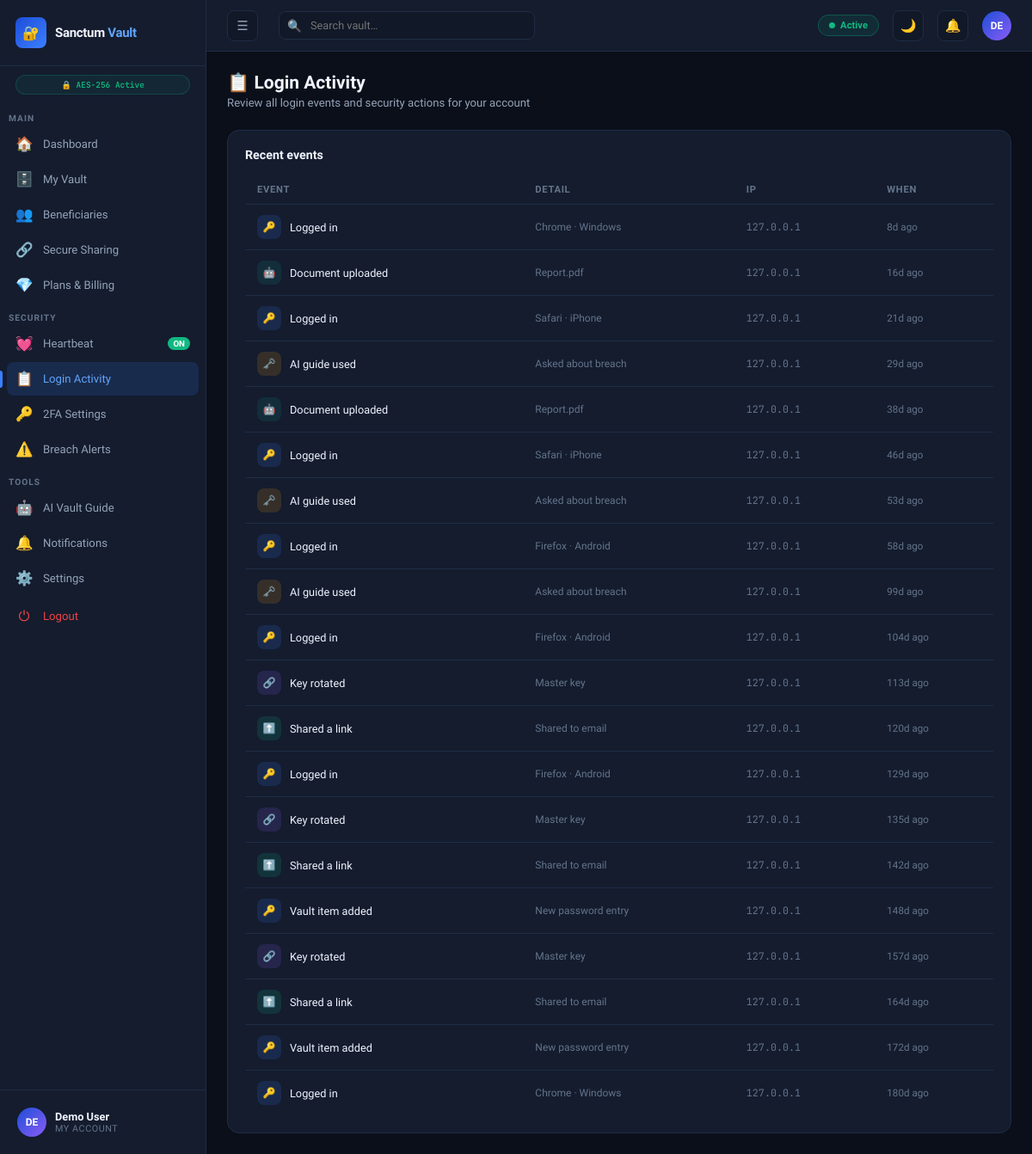
Page /activity (signed in) on the committed database.
### sanctum-vault/database.py (models this page shows)
class ActivityLog(db.Model):
    __tablename__ = 'activity_logs'
    id         = db.Column(db.Integer, primary_key=True)
    user_id    = db.Column(db.Integer, db.ForeignKey('users.id'), nullable=False)
    action     = db.Column(db.String(200), nullable=False)
    detail     = db.Column(db.String(300), default='')
    icon_type  = db.Column(db.String(30),  default='login')
    ip         = db.Column(db.String(50),  default='')
    device     = db.Column(db.String(150), default='')
    created_at = db.Column(db.DateTime,    default=datetime.utcnow)
    ICON_MAP = {'login':'🔑','upload':'⬆️','share':'🔗','alert':'⚠️','key':'🗝️','ai':'🤖','payment':'💳'}
    @property
    def icon(self):
        return self.ICON_MAP.get(self.icon_type, '📋')
    @property
    def time_ago(self):
        diff = datetime.utcnow() - self.created_at
        if diff.total_seconds() < 60:   return 'Just now'
        if diff.total_seconds() < 3600: return f'{int(diff.total_seconds()/60)}m ago'
        if diff.days == 0:              return f'{int(diff.total_seconds()/3600)}h ago'
        return f'{diff.days}d ago'

### sanctum-vault/app.py (the view)
@app.route('/activity')
@login_required
def activity():
    logs = ActivityLog.query.filter_by(user_id=session['user_id']).order_by(ActivityLog.created_at.desc()).limit(50).all()
    return render_template('activity.html', logs=logs)

### sanctum-vault/app.py (called while the page is built)
def login_required(f):
    from functools import wraps
    @wraps(f)
    def decorated(*args, **kwargs):
        if 'user_id' not in session:
            return redirect(url_for('login'))
        return f(*args, **kwargs)
    return decorated

### sanctum-vault/templates/activity.html (shortened to what this page needs)
{% extends "app_shell.html" %}
{% set active_page = 'activity' %}
{% block content %}
<div class="page-header">
  <h1>📋 Login Activity</h1>
  <p>Review all login events and security actions for your account</p>
</div>
<div class="card">
  <div class="card-header"><div class="card-title">Recent events</div></div>
  {% if logs %}
  <div class="table-wrap">
    <table>
      <thead><tr><th>Event</th><th>Detail</th><th>IP</th><th>When</th></tr></thead>
      <tbody>
        {% for log in logs %}
        <tr>
          <td>
            <div style="display:flex;align-items:center;gap:10px">
              <div class="act-icon {{ log.icon_type }}" style="width:28px;height:28px;font-size:.8rem">{{ log.icon }}</div>
              <span style="font-size:.85rem;font-weight:500">{{ log.action }}</span>
            </div>
          </td>
          <td style="font-size:.8rem;color:var(--text3)">{{ log.detail or '—' }}</td>
          <td style="font-family:var(--mono);font-size:.78rem;color:var(--text3)">{{ log.ip or '—' }}</td>
          <td style="font-size:.78rem;color:var(--text3)">{{ log.time_ago }}</td>
        </tr>
        {% endfor %}
      </tbody>
    </table>
  </div>
  {% else %}
  <div style="color:var(--text3);font-size:.85rem;padding:20px 0;text-align:center">No activity recorded yet.</div>
  {% endif %}
</div>
{% endblock %}

### sanctum-vault/static/css/main.css (style rules this page uses)
*,*::before,*::after { box-sizing:border-box;margin:0;padding:0 }
:root { --bg:#0b0f1a;--bg2:#111827;--bg3:#1a2235;--card:#141c2e;--card2:#1e2a40; --border:#1f2d45;--border2:#2a3d58;--accent:#3b7fff;--accent2:#60a5fa; --accent3:#1d4ed8;--teal:#0d9488;--teal2:#14b8a6;--green:#10b981; --red:#ef4444;--amber:#f59e0b;--purple:#8b5cf6;--text:#f0f4ff; --text2:#94a3b8;--text3:#64748b;--font:'Sora',sans-serif; --mono:'JetBrains Mono',monospace;--r:10px;--r2:14px; --sh:0 4px 24px rgba(0,0,0,.4); }
html { font-size:15px;scroll-behavior:smooth }
body { font-family:var(--font);background:var(--bg);color:var(--text);min-height:100vh;overflow-x:hidden }
.page-header { margin-bottom:24px }
.page-header h1 { font-size:1.4rem;font-weight:700;margin-bottom:4px }
.page-header p { color:var(--text2);font-size:.88rem }
.card { background:var(--card);border:1px solid var(--border);border-radius:var(--r2);padding:20px }
.card-header { display:flex;align-items:center;justify-content:space-between;margin-bottom:16px }
.card-title { font-size:.95rem;font-weight:600;display:flex;align-items:center;gap:8px }
.table-wrap { overflow-x:auto }
table { width:100%;border-collapse:collapse }
thead th { text-align:left;padding:10px 14px;font-size:.75rem;font-weight:600;color:var(--text3);text-transform:uppercase;letter-spacing:.06em;border-bottom:1px solid var(--border) }
tbody td { padding:12px 14px;font-size:.85rem;border-bottom:1px solid var(--border);vertical-align:middle }
tbody tr:last-child td { border-bottom:none }
.act-icon { width:32px;height:32px;border-radius:8px;display:flex;align-items:center;justify-content:center;font-size:.9rem;flex-shrink:0 }
.act-icon.login { background:rgba(59,127,255,.15);color:var(--accent2) }
.act-icon.upload { background:rgba(16,185,129,.15);color:var(--green) }
.act-icon.share { background:rgba(139,92,246,.15);color:#a78bfa }
.act-icon.key { background:rgba(245,158,11,.15);color:var(--amber) }
.act-icon.ai { background:rgba(13,148,136,.15);color:var(--teal2) }

### rows in the picture
ActivityLog: icon "🔑", action "Logged in", detail "Chrome · Windows", ip "127.0.0.1", time_ago "8d ago"
ActivityLog: icon "🤖", action "Document uploaded", detail "Report.pdf", ip "127.0.0.1", time_ago "16d ago"
ActivityLog: icon "🔑", action "Logged in", detail "Safari · iPhone", ip "127.0.0.1", time_ago "21d ago"
ActivityLog: icon "🗝️", action "AI guide used", detail "Asked about breach", ip "127.0.0.1", time_ago "29d ago"
ActivityLog: icon "🤖", action "Document uploaded", detail "Report.pdf", ip "127.0.0.1", time_ago "38d ago"
ActivityLog: icon "🔑", action "Logged in", detail "Safari · iPhone", ip "127.0.0.1", time_ago "46d ago"
ActivityLog: icon "🗝️", action "AI guide used", detail "Asked about breach", ip "127.0.0.1", time_ago "53d ago"
ActivityLog: icon "🔑", action "Logged in", detail "Firefox · Android", ip "127.0.0.1", time_ago "58d ago"
ActivityLog: icon "🗝️", action "AI guide used", detail "Asked about breach", ip "127.0.0.1", time_ago "99d ago"
ActivityLog: icon "🔑", action "Logged in", detail "Firefox · Android", ip "127.0.0.1", time_ago "104d ago"
ActivityLog: icon "🔗", action "Key rotated", detail "Master key", ip "127.0.0.1", time_ago "113d ago"
ActivityLog: icon "⬆️", action "Shared a link", detail "Shared to email", ip "127.0.0.1", time_ago "120d ago"
ActivityLog: icon "🔑", action "Logged in", detail "Firefox · Android", ip "127.0.0.1", time_ago "129d ago"
ActivityLog: icon "🔗", action "Key rotated", detail "Master key", ip "127.0.0.1", time_ago "135d ago"
ActivityLog: icon "⬆️", action "Shared a link", detail "Shared to email", ip "127.0.0.1", time_ago "142d ago"
ActivityLog: icon "🔑", action "Vault item added", detail "New password entry", ip "127.0.0.1", time_ago "148d ago"
ActivityLog: icon "🔗", action "Key rotated", detail "Master key", ip "127.0.0.1", time_ago "157d ago"
ActivityLog: icon "⬆️", action "Shared a link", detail "Shared to email", ip "127.0.0.1", time_ago "164d ago"
ActivityLog: icon "🔑", action "Vault item added", detail "New password entry", ip "127.0.0.1", time_ago "172d ago"
ActivityLog: icon "🔑", action "Logged in", detail "Chrome · Windows", ip "127.0.0.1", time_ago "180d ago"

### other values in the picture
{{ session.user_name[:2]|upper }} "DE"
{{ session.user_name }} "Demo User"
